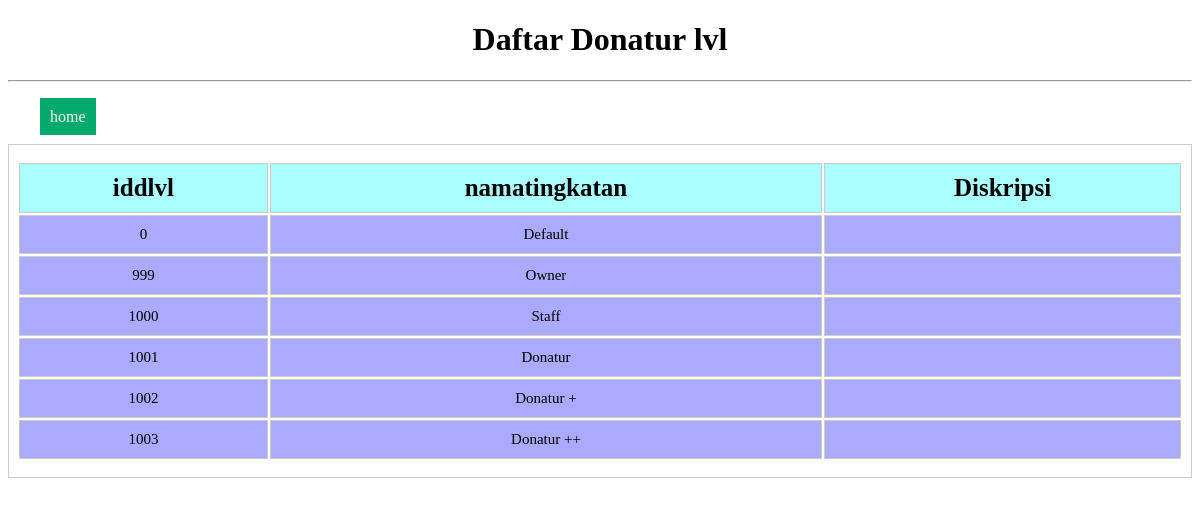
The app's page /php/daftar/donatur_lvl.php with its own data.
### tables this page shows
create table
    DONATUR_LVL (
        IDDLVL smallint not null,
        NAMATINGKATAN varchar(32) not null,
        DISKRIPSI varchar(64),
        primary key (IDDLVL)
    );

### php/daftar/donatur_lvl.php (the view, shortened to what this page needs)
<!DOCTYPE html>
<html lang="en">
<head>
</head>
<body>
    <link rel="stylesheet" href="../style/input.css" />
    <h1>Daftar Donatur lvl</h1>
    <hr>
    <br>
    <a href="../home.php" class="btmhome">home</a>
    <br>
    <br>
    <table>
        <tr>
            <th>iddlvl</th>
            <th>namatingkatan</th>
            <th>Diskripsi</th>
        </tr>
        <?php
        require("../proses/sql.php");
        $sql = "SELECT * FROM DONATUR_LVL";
        if ($result = mysqli_query($conn, $sql)) {
            if (mysqli_num_rows($result) > 0) {
                while ($row = mysqli_fetch_array($result)) {
                    $lvl =  htmlspecialchars($row['IDDLVL']);
                    $nama =  htmlspecialchars($row['NAMATINGKATAN']);
                    $Diskripsi =  htmlspecialchars($row['DISKRIPSI']);
                    echo "<tr>";
                    echo "<td>" . $lvl . "</td>";
                    echo "<td>" . $nama . "</td>";
                    echo "<td>" . $Diskripsi . "</td>";
                    echo "</tr>";
                }
            }
        }
        ?>
    </table>
</body>
</html>

### php/style/input.css (style rules this page uses)
h1 { text-align: center; }
.btmhome { margin: 2rem; text-decoration: none; background-color: #04aa6d; padding: 10px; color: #f2f2f2; transition: ease-in-out 150ms; border: none; }

### php/daftar/donatur_lvl.php (style rules this page uses)
table { padding: 1rem 0.5rem; width: 100%; border: 1px solid #cccccc; }
tr { margin: 8px 0; padding: 10px; border: 1px solid #cccccc; text-align: center; width: 50%; }
th { font-size: 25px; padding: 10px; background-color: #aaffff; border: 1px solid #cccccc; }
td { font-size: 15px; padding: 10px; border: 1px solid #cccccc; background-color: #aaaaff; }

### records on screen
donatur_lvl: IDDLVL "0", NAMATINGKATAN "Default"
donatur_lvl: IDDLVL "999", NAMATINGKATAN "Owner"
donatur_lvl: IDDLVL "1000", NAMATINGKATAN "Staff"
donatur_lvl: IDDLVL "1001", NAMATINGKATAN "Donatur"
donatur_lvl: IDDLVL "1002", NAMATINGKATAN "Donatur +"
donatur_lvl: IDDLVL "1003", NAMATINGKATAN "Donatur ++"
